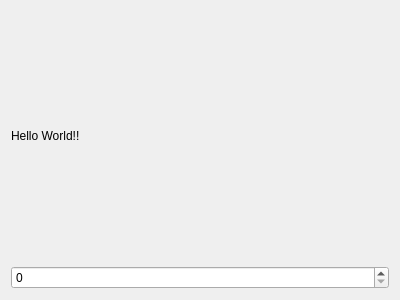
<?xml version="1.0" encoding="UTF-8"?>
<ui version="4.0">
 <class>Form</class>
 <widget class="QWidget" name="Form">
  <property name="geometry">
   <rect>
    <x>0</x>
    <y>0</y>
    <width>400</width>
    <height>300</height>
   </rect>
  </property>
  <property name="windowTitle">
   <string>Form</string>
  </property>
  <layout class="QVBoxLayout" name="verticalLayout">
   <item>
    <widget class="QLabel" name="label">
     <property name="text">
      <string>Hello World!!</string>
     </property>
    </widget>
   </item>
   <item>
    <widget class="QSpinBox" name="spinBox"/>
   </item>
  </layout>
 </widget>
 <resources/>
 <connections/>
</ui>
